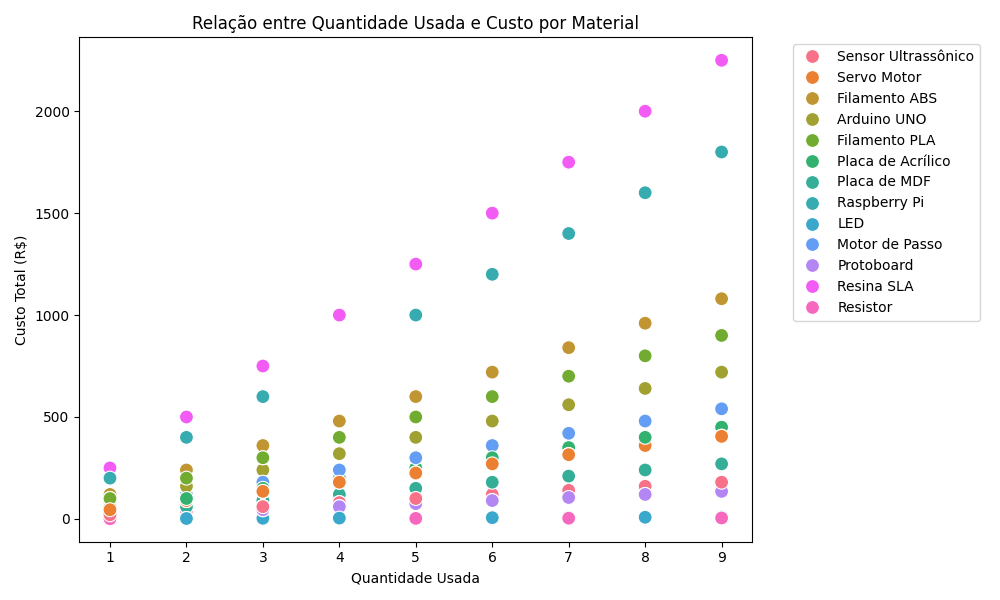

The script that saved this image:
import pandas as pd
import matplotlib.pyplot as plt
import seaborn as sns
from datetime import datetime

# Configuração de estilo
sns.set_palette("husl")
pd.set_option('display.float_format', '{:.2f}'.format)

# Carregar os dados
df = pd.read_csv('controle_lab_maker.csv', parse_dates=['Data de Uso'])

#Gráfico de relação entre quantidade e custo 
plt.figure(figsize=(10, 6))
sns.scatterplot(x='Quantidade Usada', y='Custo Total', hue='Material Usado', data=df, s=100)
plt.title('Relação entre Quantidade Usada e Custo por Material')
plt.xlabel('Quantidade Usada')
plt.ylabel('Custo Total (R$)')
plt.legend(bbox_to_anchor=(1.05, 1), loc='upper left')
plt.tight_layout()
plt.savefig('quantidade_x_custo.png')
plt.show()
